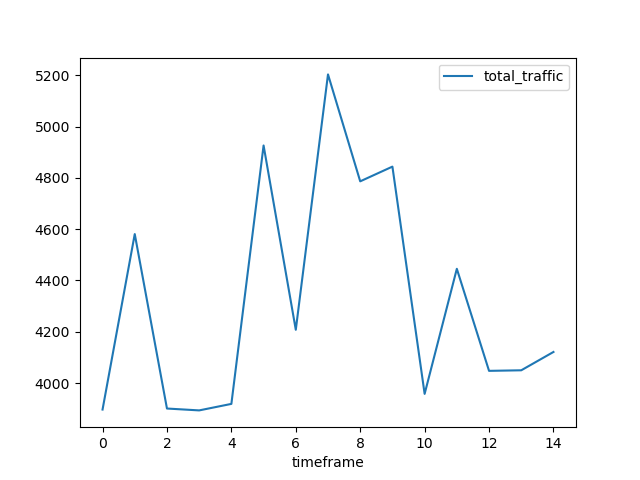

Recreate this plot in Python.
import numpy as np
import pandas as pd

# state name of file to use
FILENAME = 'SFlow_Data_lab4.csv'

# read from CSV file
matrix = np.genfromtxt(FILENAME, delimiter=',', dtype=None, encoding='utf-8')

# put data into a DataFrame + clean up + add headers
df = pd.DataFrame(data=matrix)
df = df.drop(df.columns[len(df.columns)-1], axis=1)
df.columns = [    
    "Type", "sflow_agent_address", "inputPort", "outputPort", "src_MAC", "dst_MAC",
    "ethernet_type", "in_vlan", "out_vlan", "src_IP", "dst_IP", "IP_protocol", "ip_tos", "ip_ttl", 
    "udp_src_port/tcp_src_port/icmp_type", "udp_dst_port/tcp_dst_port/icmp_code",
    "tcp_flags", "packet_size", "IP_size", "sampling_rate"
]
df.index.names = ['id']


"""
Measuring the average traffic per second (TPS) to determine peak network traffic

Assumptions:
- Data is collected over 15 seconds
- IP packets are evenly spread out and distributed over the 15 seconds
"""

import matplotlib.pyplot as plt

# create new DataFrame with the columns "timeframe" amd "total traffic" (in MB)
df_TPS = pd.DataFrame(columns = ['timeframe', 'total_traffic'])

# split dataframe into 15 equal portion
list_df = np.array_split(df, 15)
for i in range(len(list_df)):
    df_i = list_df[i]
    total_traffic = df_i['IP_size'].sum() * 1000 * 10**(-6)
    df_TPS.loc[len(df_TPS)] = [i, total_traffic]

# find peak traffic by sorting dataframe
peak_traffic = df_TPS['total_traffic'].max()
print("Peak traffic: {} MB".format(peak_traffic))

# find average (median) traffic
average_traffic = df_TPS['total_traffic'].median()
print("Average traffic: {} MB".format(average_traffic))

# plot and display results in a graph
ax = plt.gca()
df_TPS.plot(kind='line', x='timeframe', y='total_traffic', ax=ax)
plt.show()
